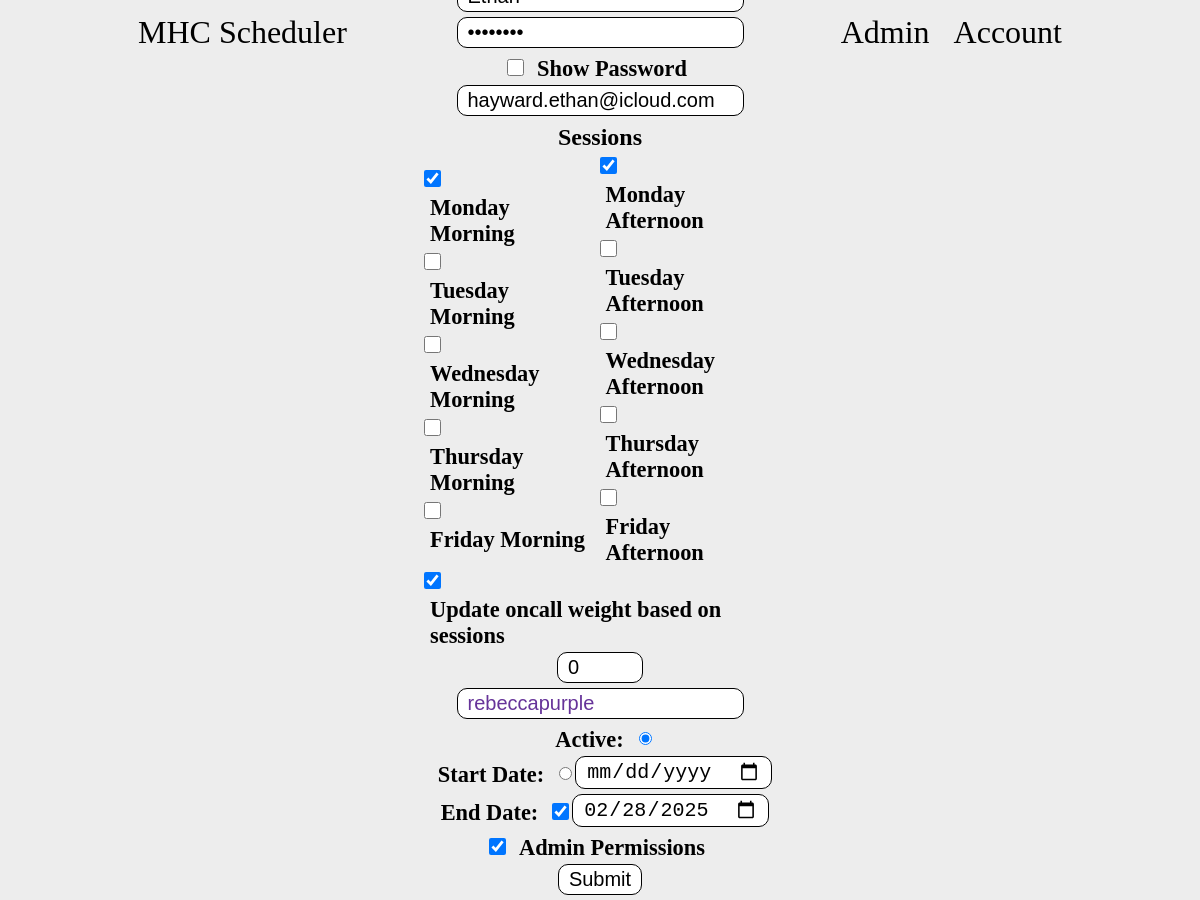
The page /editUser?id=5 (signed in) on the database as committed earlier.
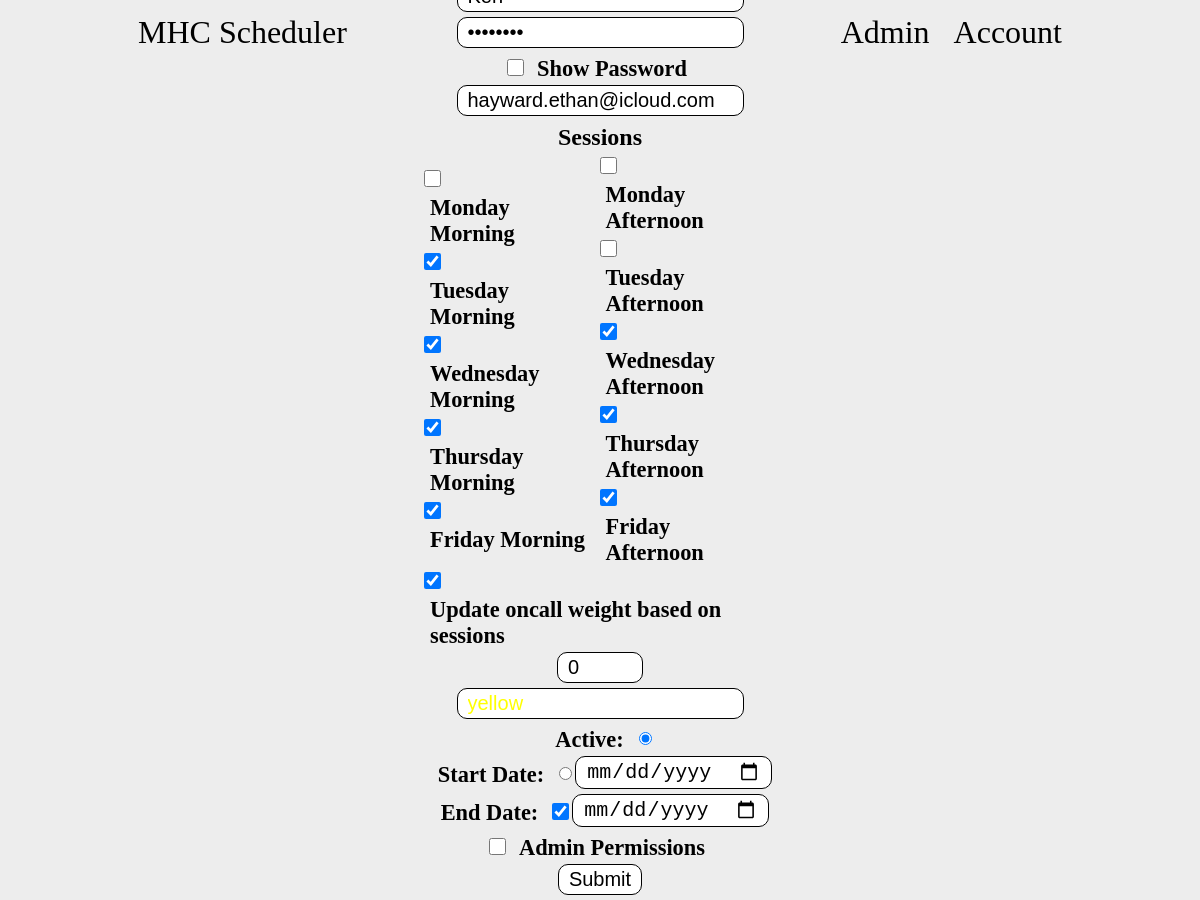
The same page on the database as committed later.
### tables this page shows
CREATE TABLE people (id INTEGER NOT NULL, name varchar(255) NOT NULL, admin bool NOT NULL, diff int NOT NULL, password varchar(255), email varchar(255), sessions bit(10), weight INTEGER, end_diff int, color varchar(255), active BOOL, activate_date varchar(255), finish_date varchar(255), PRIMARY KEY (id));

### app.py (the view)
@app.route("/editUser", methods=['GET', 'POST'])
def editUser():
    con = sqlite3.connect("main.db")
    con.row_factory = sqlite3.Row
    cur = con.cursor()
    userData = request.form.to_dict()
    sessionData = request.form.get("sessions")
    if request.method == "POST":
        if not request.form.get("name") or not request.form.get("password") or not request.form.get("email") or not request.form.get("weight") or not request.form.get("color"):
            attackDetails = "Thie could be someone trying to alter the client code to complete the update user form without filling all fields"
            personId = session['user_id']
            cur.execute("INSERT INTO suspicious (person_id, timestamp, type, details) VALUES (?, datetime(), 2, ?)", (personId, attackDetails))
            con.commit()
            cur.close()
            return render_template('editUser.html', user=userData, sessionData=sessionData, warn="Not all fields were filled")
        if not request.form.get("start"):
            return render_template('edituser.html', isNew="yes", user=userData, sessionData=sessionData, warn="Please select a start date")
        if not request.form.get("sessions"):
            return render_template('edituser.html', isNew="yes", user=userData, sessionData=sessionData, warn="Please select sessions")
        if not request.form.get("new") and request.form.get("id"):
            userId = request.form.get("id")
        elif not request.form.get("new") and not request.form.get("id"):
            cur.execute("SELECT * FROM people WHERE id = ?;", (person_id,))
            row = cur.fetchone()
            userData = dict(row)
            attackDetails = "Thie could be someone trying to alter the client code to complete the update user form without filling all fields"
            personId = session['user_id']
            cur.execute("INSERT INTO suspicious (person_id, timestamp, type, details) VALUES (?, datetime(), 2, ?)", (personId, attackDetails))
            con.commit()
            cur.close()
            return render_template('editUser.html', user=userData, sessionData=sessionData, warn="Not all fields were filled")
        name = request.form.get("name")
        password = request.form.get("password")
        email = request.form.get("email")
        sessions = request.form.getlist("sessions")
        weight = int(request.form.get("weight"))
        color = request.form.get("color")
        start = request.form.get("start")
        weightAdd = 0
        admin = 0
        sessionsNumber = 0
        if request.form.get("updateWeight"):
            weight = 0
            weightAdd = 1
        if request.form.get("admin"):
            admin = 1
        if request.form.get("endDateCheck"):
            endDate = request.form.get("endDate")
        else:
            endDate = None
        if start == "date":
            active = 0
            startDate = request.form.get("startDate")
        else:
            active = 1
            startDate = None
        for i in range(len(sessions)):
            sessionsNumber += int(sessions[i])
            weight += weightAdd
        if request.form.get("new"): # Create new user
            con.row_factory = lambda cursor, row: row[0]
            listCur = con.cursor()
            listCur.execute("SELECT diff FROM people ORDER BY diff DESC LIMIT 1")
            highestDiff = listCur.fetchall()[0]
            listCur.execute("SELECT end_diff FROM people ORDER BY end_diff DESC LIMIT 1")
            highestEndDiff = listCur.fetchall()[0]
            cur.execute("INSERT INTO people (name, password, email, sessions, weight, admin, diff, end_diff, color, finish_date, active, activate_date, diff, end_diff) VALUES (?,?,?,?,?,?,0,0,?,?,?,?,?,?)", (name, password, email, sessionsNumber, weight, admin, color, endDate or None, active, startDate or None, highestDiff, highestEndDiff))
        else: # Edit user
            cur.execute("UPDATE people SET name = ?, password = ?, email = ?, sessions = ?, weight = ?, admin = ?, color = ?, finish_date = ?, active = ?, activate_date = ? WHERE id = ?", (name, password, email, sessionsNumber, weight, admin, color, endDate, active, startDate, userId))
        con.commit()
        con.close()
        return redirect("./account?users=1")
    else:
        person_id = request.args.get("id")
        if person_id: # Check if fields are filled
            person_id = int(person_id)
            userData = 0
            sessionData = 0
            if person_id != 0:
                cur.execute("SELECT * FROM people WHERE id = ?;", (person_id,))
                row = cur.fetchone()
                userData = dict(row)
                con.close()
                sessionsNumber = userData['sessions']
                sessionData = {}
                daysValues = {"fa": 512, "fm": 256, "tha": 128, "thm": 64, "wa": 32, "wm": 16, "ta": 8, "tm": 4, "ma": 2, "mm": 1}
                if sessionsNumber:
                    for key in daysValues.keys():
                        if sessionsNumber >= daysValues[key]:
                            sessionsNumber -= daysValues[key]
                            sessionData[key] = "Checked"
                        else:
                            sessionData[key] = ""
            return render_template('editUser.html', user=userData, sessionData=sessionData)
        else:
            return redirect("./account")

### app.py (called while the page is built)
@app.after_request
def add_header(response):
    response.headers["Cache-Control"] = "no-store, no-cache, must-revalidate, post-check=0, pre-check=0, max-age=0"
    response.headers["Pragma"] = "no-cache"
    response.headers["Expires"] = "0"
    return response

### templates/editUser.html (shortened to what the changed rows need)
{% extends "base.html" %}
{% block body %}
<main class="editUser">
    {% if user == 0 %}
    <form action="./editUser?id=0" method="post" class="editUser">
        <p style="color:red; text-align: center; font-size: 1.5rem;">{{ warn }}</p>
        <input type="hidden" name="new" value="1">
        <input required autocomplete="off" type="text" name="name" placeholder="Name">
        <input required autocomplete="off" type="password" name="password" placeholder="Password"id="password">
        <span><input type="checkbox" name="showpassword" id="showPassword" onclick="togglePasswordVisibility()"><label for="showPassword">Show Password</label></span>
        <input required autocomplete="off" type="email" name="email" placeholder="Email">
        <h3>Sessions</h3>
        <div class="sessions">
            <div>
                <input type="checkbox" name="sessions" value="1" id="mm"><label for="mm">Monday Morning</label><br>
                <input type="checkbox" name="sessions" value="4" id="tm"><label for="tm">Tuesday Morning</label><br>
                <input type="checkbox" name="sessions" value="16" id="wm"><label for="wm">Wednesday Morning</label><br>
                <input type="checkbox" name="sessions" value="64" id="thm"><label for="thm">Thursday Morning</label><br>
                <input type="checkbox" name="sessions" value="256" id="fm"><label for="fm">Friday Morning</label><br>
            </div>
            <div>
                <input type="checkbox" name="sessions" value="2" id="ma"><label for="ma">Monday Afternoon</label><br>
                <input type="checkbox" name="sessions" value="8" id="ta"><label for="ta">Tuesday Afternoon</label><br>
                <input type="checkbox" name="sessions" value="32" id="wa"><label for="wa">Wednesday Afternoon</label><br>
                <input type="checkbox" name="sessions" value="128" id="tha"><label for="tha">Thursday Afternoon</label><br>
                <input type="checkbox" name="sessions" value="512" id="fa"><label for="fa">Friday Afternoon</label>
            </div>
        </div>
        <span><input checked type="checkbox" name="updateWeight" id="weight"><label for="weight">Update oncall weight based on sessions</label></span>
        <input required autocomplete="off" type="number" name="weight" min="0" max="10" step="1" placeholder="Oncall Weight (1-10)" value="0">
        <input required autocomplete="off" type="text" name="color" placeholder="HTML Color" id="colorInput">
        <div class="sessions">
            <label for="active">Start Now: </label>
            <input type="radio" name="start" value="now" id="active">
        </div>
        <div class="sessions">
            <label for="startDateCheck">Start Date: </label>
            <input type="radio" name="start" id="startDateCheck">
            <input type="date" name="startDate" value="date" placeholder="Start Date" id="DatePicker">
        </div>
        <div class="sessions">
            <label for="endDateCheck">End Date:  </label>
            <input type="checkbox" name="endDateCheck" id="endDateCheck">
            <input type="date" name="endDate" placeholder="Start Date" id="endDatePicker">
        </div>
        <span><input type="checkbox" name="admin" id="admin"><label for="admin">Admin Permissions</label></span>
        <input type="submit" value="Submit">
    {% else %}
    <form action="./editUser?id={{ user['id'] }}" method="post" class="editUser">
        <input required autocomplete="off" type="text" name="name" placeholder="Name" value="{{ user['name'] }}">
        <input required autocomplete="off" type="password" name="password" placeholder="Password" value="{{ user['password'] }}" id="password">
        <span><input type="checkbox" name="showpassword" id="showPassword" onclick="togglePasswordVisibility()"><label for="showPassword">Show Password</label></span>
        <input required autocomplete="off" type="email" name="email" placeholder="Email" value="{{ user['email'] }}">
        <h3>Sessions</h3>
        <div class="sessions">
            <div>
                <input {{ sessionData['mm'] }} type="checkbox" name="sessions" value="1" id="mm"><label for="mm">Monday Morning</label><br>
                <input {{ sessionData['tm'] }} type="checkbox" name="sessions" value="4" id="tm"><label for="tm">Tuesday Morning</label><br>
                <input {{ sessionData['wm'] }} type="checkbox" name="sessions" value="16" id="wm"><label for="wm">Wednesday Morning</label><br>
                <input {{ sessionData['thm'] }} type="checkbox" name="sessions" value="64" id="thm"><label for="thm">Thursday Morning</label><br>
                <input {{ sessionData['fm'] }} type="checkbox" name="sessions" value="256" id="fm"><label for="fm">Friday Morning</label><br>
            </div>
            <div>
                <input {{ sessionData['ma'] }} type="checkbox" name="sessions" value="2" id="ma"><label for="ma">Monday Afternoon</label><br>
                <input {{ sessionData['ta'] }} type="checkbox" name="sessions" value="8" id="ta"><label for="ta">Tuesday Afternoon</label><br>
                <input {{ sessionData['wa'] }} type="checkbox" name="sessions" value="32" id="wa"><label for="wa">Wednesday Afternoon</label><br>
                <input {{ sessionData['tha'] }} type="checkbox" name="sessions" value="128" id="tha"><label for="tha">Thursday Afternoon</label><br>
                <input {{ sessionData['fa'] }} type="checkbox" name="sessions" value="512" id="fa"><label for="fa">Friday Afternoon</label>
            </div>
        </div>
        <span><input checked type="checkbox" name="updateWeight" id="weight"><label for="weight">Update oncall weight based on sessions</label></span>
        <input required autocomplete="off" type="number" name="weight" min="0" max="10" step="1" placeholder="Oncall Weight (1-10)" value="0">
        <input required autocomplete="off" type="text" name="color" placeholder="HTML Color" value="{{ user['color'] }}" id="colorInput">
        <div class="sessions">
            <label for="active">Active: </label>
            {% if user['active'] == 1 %}
            <input checked type="radio" name="start" value="now" id="active">
            {% else %}
            <input type="radio" name="start" value="now" id="active">
            {% endif %}
        </div>
        <div class="sessions">
            <label for="startDateCheck">Start Date: </label>
            {% if user['activate_date'] != None %}
            <input checked type="radio" name="start" id="startDateCheck">
            <input value="{{ user['activate_date'] }}" type="date" name="startDate" id="DatePicker">
            {% else %}
            <input type="radio" name="start" id="startDateCheck">
            <input type="date" name="startDate" id="DatePicker">
            {% endif %}
        </div>
        <div class="sessions">
            <label for="endDateCheck">End Date:  </label>
            {% if user['finish_date'] is defined %}
            <input checked type="checkbox" name="endDateCheck" id="endDateCheck">
            <input value="{{ user['finish_date'] }}" type="date" name="endDate" id="endDatePicker">
            {% else %}
            <input type="checkbox" name="endDateCheck" id="endDateCheck">
            <input type="date" name="endDate" placeholder="Start Date" id="endDatePicker">
            {% endif %}
        </div>
        {% if user['admin'] == 1 %}
        <span><input checked type="checkbox" name="admin" id="admin"><label for="admin">Admin Permissions</label></span>
        {% else %}
        <span><input type="checkbox" name="admin" id="admin"><label for="admin">Admin Permissions</label></span>
        {% endif %}
        <input type="submit" value="Submit">
    </form>
    {% endif %}
</main>
{% endblock %}

Rows that differ between the two databases and show on the page:
changed people "hayward.ethan@icloud.com": name "Ethan" → "Ken"; color "rebeccapurple" → "yellow"; admin True → False (drawn); endDate "02/28/2025" → (not shown)
Other text that changed with them:
form field sessions: "☑" → "☐"
form field sessions: "☐" → "☑"
form field admin: (not shown) → "☐"
form field admin: "☑" → (not shown)
